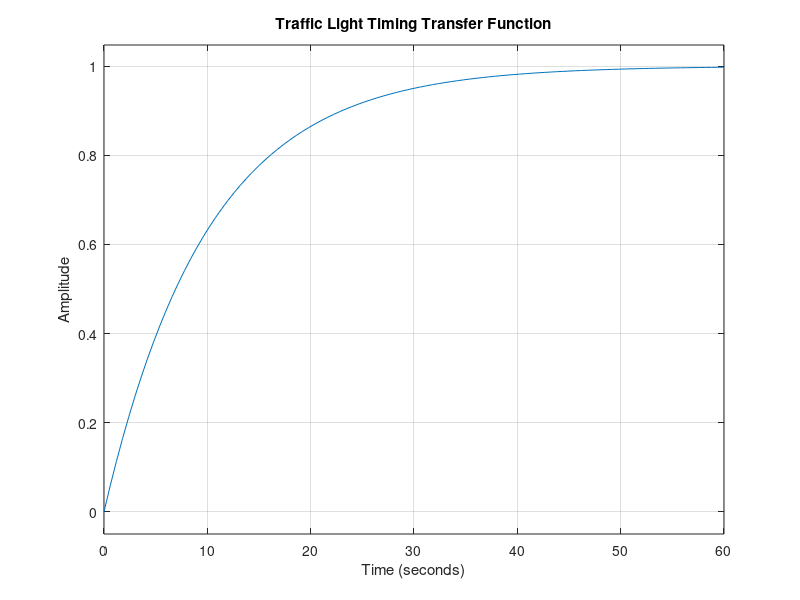

Write the MATLAB code that produced this figure.
% TRAFF.M - Traffic Light Timing Transfer Function
% Represents the signal switching delay behaviour
% G(s) = 1 / (Ts + 1)
% Where T = Signal timing constant

clc;
clear;
close all;

T = 10;             % Signal timing constant (seconds)

num = 1;            % Numerator
den = [T 1];        % Denominator: Ts + 1

G = tf(num, den);   % Create transfer function

step(G)             % Plot step response
grid on
title('Traffic Light Timing Transfer Function')
xlabel('Time (seconds)')
ylabel('Amplitude')
